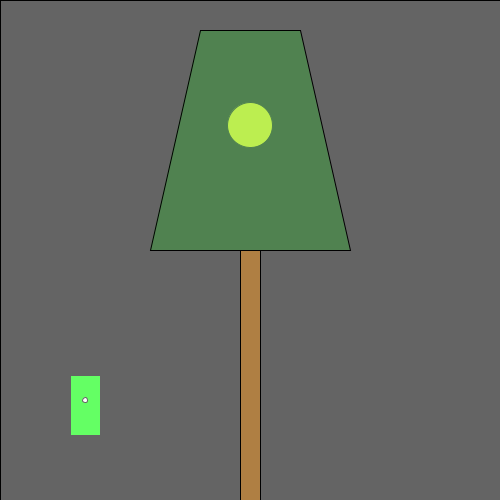
Frame 1 (no input)
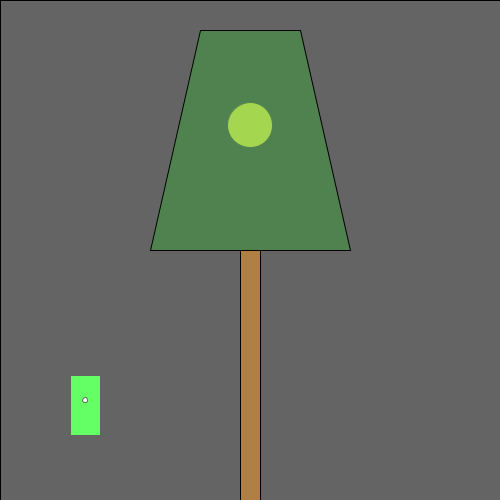
Frame 60 (the mouse pressed at the canvas centre just before this capture)
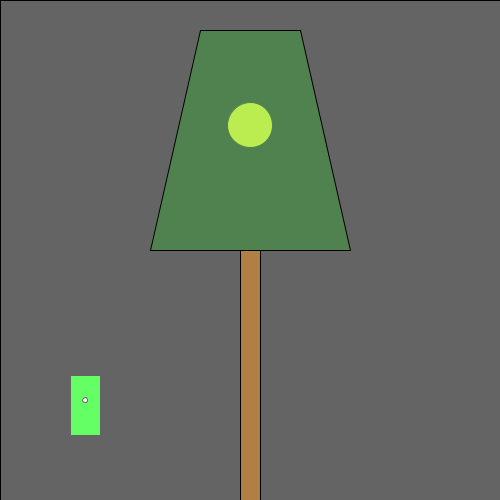
Frame 120 (the mouse held since frame 60 and released just before this capture)

The Processing sketch that drew these frames (run headless with seeded random() and noise(); from frame 60 on, the mouse is pressed at the canvas centre):

// Processing sketch: processing_108839
// ── processing_108839.pde

/*
  Norm Krumpe
  September 22, 2012
  Models a light that is triggered by motion (in this case, motion
  of the mouse).  The light also has a timer.  So, motion turns on the
  light, but a certain amount of time passing with no motion will
  cause the light to turn off again.
*/

// How close you need to get to the
// light sensor in order to turn on
// the light.  Higher values make it
// easier to trigger the light.  Distance
// is measured in pixels.
final int TRIGGER_DISTANCE = 50;

// The location of the sensor:
final int SWITCH_CENTER_X = 85;
final int SWITCH_CENTER_Y = 400;

// seconds until light shuts off automatically when there is no motion
final float SECONDS_UNTIL_AUTO_SHUTOFF = 10; 

// Light will initially be on because of this next value.
// Want the light off initially?  
// Set this to something less than SECONDS_UNTIL_AUTO_SHUTOFF
float timeOfLastTrigger = 0; 
boolean revealTriggerRegion = false;

// Just choose a window size
void setup() {
  size(500, 500);
}

// Each time the mouse moves, check to see
// if it triggered the motion sensor
void mouseMoved() {
  if (motionSensorWasTriggered()) {
    timeOfLastTrigger = millis()/1000.0;
  }
}

// When a key is pressed, toggle the "cheat" that
// reveals the motion sensor's trigger region.
void keyPressed() {
  revealTriggerRegion = !revealTriggerRegion;
}

// Draw the various parts of the scene
void draw() {
  background(0);

  drawLightSwitch();
  drawLamp();  
  drawTriggerRegion();
}

// Draws all components of the lamp
void drawLamp() {
  drawLight();
  fill(0, 255, 0, 50);
  quad(200, 30, 300, 30, 350, 250, 150, 250);
  fill(175, 127, 67);
  rect(240, 250, 20, 250);
}

// How the light gets drawn depends on whether
// the lightbulb is lit.
void drawLight() {

  if (secondsSinceLastTrigger() < SECONDS_UNTIL_AUTO_SHUTOFF) {
    // If the light is on:
    int strength = (int)random(156, 256);
    fill(strength, strength, 0);
    ellipse(250, 125, 45, 45);
    fill(255, 100);
    rect(0, 0, width, height);
  }

  else {
    // Light is off:
    fill(10, 10, 0);
    ellipse(250, 125, 45, 45);
  }
}

// Draw the light switch/sensor
void drawLightSwitch() {
  fill(0, 255, 0);
  rect(SWITCH_CENTER_X - 15, SWITCH_CENTER_Y - 25, 30, 60);
  fill(255);
  ellipse(SWITCH_CENTER_X, SWITCH_CENTER_Y, 5, 5);
}

// Return true if the mouse triggered the sensor
boolean motionSensorWasTriggered() {
  return distanceFromLightSwitch() < TRIGGER_DISTANCE;
}

// Compute the distance between the mouse and the sensor
float distanceFromLightSwitch() {  
  return dist(mouseX, mouseY, SWITCH_CENTER_X, SWITCH_CENTER_Y);
}

// Determine how long it has been since the motion sensor
// was last turned on.
float secondsSinceLastTrigger() {
  return millis()/1000.0 - timeOfLastTrigger;
}

// Show a "cheat" region so that you know where the mouse
// needs to go in order to trigger the light sensor
void drawTriggerRegion() {
  if (revealTriggerRegion) {
    fill(255, 25);
    ellipse(SWITCH_CENTER_X, SWITCH_CENTER_Y, 
    TRIGGER_DISTANCE * 2, TRIGGER_DISTANCE * 2);
  }
}
